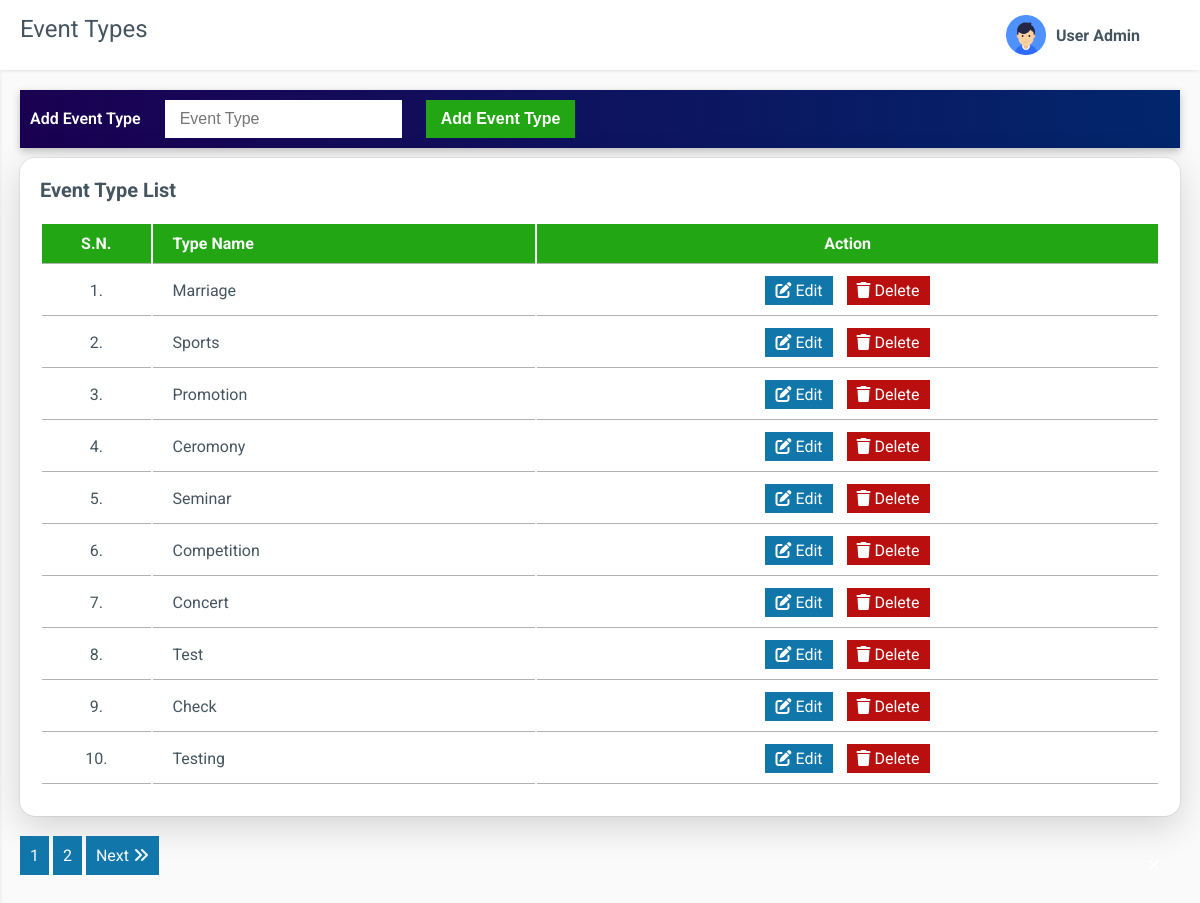
The page /admin/eventype.php (signed in) on the database its author committed.
### tables this page shows
CREATE TABLE `tbl_types` (
  `type_id` int(11) NOT NULL,
  `name` varchar(255) NOT NULL
);

### admin/eventype.php (the view, shortened to what this page needs)
<?php
require_once('header.php');
require_once('sidebar.php');
?>
<div class="main">
        <div class="main-header">
            <div class="main-title">
                Event Types
            </div>
            <?php
            require_once('profile.php');
            ?>
        </div>
        <div class="main-content">
            <div class="row">
                <div class="col-12">
                    <div class="box" id="top-row">
                    <div class="add-form">
                            <div class="form">
                                <form action="" method="post">
                                    <label for="addform">Add Event Type</label>
                                    <input type="text" name="addType" placeholder="Event Type">
                                    <input type="button" name="addType" id="btn" value="Add Event Type">
                                </form>
                            </div>
                        </div>
                    </div>
                    <div class="box">
                        <div class="box-header">
                            Event Type List
                        </div>
                        <div class="box-body overflow-scroll">
                        <?php
                            $recordsPerPage = 10;
                            if (isset($_GET['page']) && is_numeric($_GET['page'])) {
                                $currentPage = $_GET['page'];
                            } else {
                                $currentPage = 1;
                            }
                            $offset = ($currentPage - 1) * $recordsPerPage;
                            $sqlCount = "SELECT COUNT(*) as total FROM tbl_types";
                            $resultCount = mysqli_query($conn, $sqlCount);
                            $totalRecords = mysqli_fetch_assoc($resultCount)['total'];
                            $totalPages = ceil($totalRecords / $recordsPerPage);
                            $sql = "SELECT * FROM tbl_types LIMIT $offset, $recordsPerPage";
                            $result = mysqli_query($conn, $sql);
                        ?>
                            <table>
                                <thead>
                                    <tr>
                                        <th class="center">S.N.</th>
                                        <th class="left">Type Name</th>
                                        <th class="center">Action</th>
                                    </tr>
                                </thead>
                                <tbody>
                                    <?php
                                    $serialNumber = $offset + 1;
                                    if ($result !== false) {
                                        while ($row = mysqli_fetch_assoc($result)) {
                                            ?>
                                            <tr>
                                                <td class="center"><?php echo $serialNumber; ?>.</td>
                                                <td class="left"><?php echo $row['name']; ?></td>
                                                <td class="center">
                                                    <a class="edit" href="#"><span><i class="fa-solid fa-pen-to-square"></i> Edit</span></a>
                                                    <a class="delete" ><span><i class="fa-solid fa-trash"></i> Delete</span></a>
                                                    </td>
                                            </tr>
                                            <?php
                                            $serialNumber++;
                                        }
                                    }
                                    ?>
                                </tbody>
                            </table>
                        </div>
                    </div>
                    <div class="pagination">
                                <?php for ($i = 1; $i <= $totalPages; $i++): ?>
                                    <a href="?page=<?php echo $i; ?>"><?php echo $i; ?></a>
                                <?php endfor; ?>
                                <?php if ($currentPage < $totalPages): ?>
                                    <a href="?page=<?php echo ($currentPage + 1); ?>">Next <i class="fa-solid fa-angles-right"></i></a>
                                <?php endif; ?>
                            </div>
                </div>
            </div>
        </div>
</div>
<?php
require_once('footer.php');
?>

### admin/css/app.css (style rules this page uses)
:root { --body-bg: #fafafb; --box-bg: #ffffff; --main-color: #a10e55; --btn-edit: #1177aa; --btn-view: #06b47d; --btn-delete: #b90f0f; --text-color: #455560; --tbl-thead: #1A0051; --text-second-color: #72849ab3; --sidebar-color: #061945b3; --sidebar-active-color: #ffffff; --sidebar-hover-color: #ffffff; --sidebar-background-color: #22a613; --success-color: #d4edda; --success-color-border: #28a745; --danger-color: #f8d7da; --border-color: #b1b1b1; --menu-item-active-bg: rgba(201, 247, 62, 0.1); --gradient-bg:linear-gradient(to right, #02266C , #1A0051); --inversegradient-bg:linear-gradient(to right, #1A0051, #02266C ); --box-border-radius: 15px; --sidebar-size: 300px; --sidebar-logo-img-size: 45px; --sidebar-logo-size: 80px; --profile-image-size: 45px; --main-header-height: 80px; --shadow: 0 1px 4px -1px rgb(0 0 0 / 15%); }
* { padding: 0; margin: 0; box-sizing: border-box; }
body { font-family: "Roboto", sans-serif; background-color: var(--body-bg); color: var(--text-color); position: relative; }
a { text-decoration: none; color: unset; display: inline-block; }
.main { padding-left: var(--sidebar-size); display: block; margin: 0; }
.main-header { display: flex; width: 100%; justify-content: space-between; padding: 15px 20px; background-color: var(--box-bg); box-shadow: var(--shadow); position: sticky; top: 0; z-index: 100; }
.main-title { text-transform: capitalize; font-size: 1.5rem; }
.main-content { padding: 10px 20px; height: calc(100vh - var(--main-header-height)); overflow-y: auto; }
.box { background-color: var(--box-bg); padding: 20px 20px 10px 20px; border: none; border-radius: var(--box-border-radius); margin: 10px 0px; box-shadow: rgba(0, 0, 0, 0.16) 0px 10px 36px 0px, rgba(0, 0, 0, 0.06) 0px 0px 0px 1px; }
#top-row { padding: 0px; box-shadow: rgba(0, 0, 0, 0.24) 0px 3px 8px; border-radius: 0px; border: none; }
.box-header { text-transform: capitalize; font-size: 1.25rem; font-weight: 700; }
.box-body { padding: 20px 0; }
table { width: 100%; min-width: 1000px; }
table thead { background: var(--sidebar-background-color); color: var(--body-bg); border: 1px solid var(--border-color); }
table thead tr { text-align: left; }
table th, table td { padding: 10px 0; border-bottom: 1px solid var(--border-color); }
table td a { color: #fff; padding: 5px 10px; border: none; cursor: pointer; margin: 0px 5px; background-color: var(--btn-view); }
table td .edit { background: var(--btn-edit); }
table td .delete { background-color: var(--btn-delete); }
table thead .center, table tbody .center { text-align: center; }
table thead .left, table tbody .left { padding-left: 20px; text-transform: capitalize; }
.overflow-scroll { overflow-y: auto; }
.pagination { margin-top: 20px; }
.pagination a { padding: 10px; background: var(--btn-edit); color: var(--body-bg); }
@media only screen and (max-width: 1280px) { .main { padding-left: 0; } }

### admin/css/grid.css (style rules this page uses)
.row { display: flex; flex-wrap: wrap; margin: 0 -15px; }
[class*="col-"] { padding: 0 15px; margin-bottom: 20px; }
.col-12 { width: 100%; }

### admin/eventype.php (style rules this page uses)
.add-form { display: flex; background-image: linear-gradient(to right, #1A0051, #02266C );; margin: 10px 0px; }
.add-form .form { color: #fff; padding: 10px; justify-content: flex-end; }
.add-form .form form label { font-size: 1rem; font-weight: 600; }
.add-form .form form input { padding: 10px 15px; font-size: 1rem; border: none; margin-left: 20px; }
.add-form .form form #btn { padding: 10px 15px; font-size: 1rem; background-color: #22a613; border: none; color: #fff; font-weight: 600; cursor: pointer; transition: ease 0.5s; }

### rows shown on the page
tbl_types: name "Marriage"
tbl_types: name "Sports"
tbl_types: name "Promotion"
tbl_types: name "Ceromony"
tbl_types: name "Seminar"
tbl_types: name "Competition"
tbl_types: name "Concert"
tbl_types: name "Test"
tbl_types: name "Check"
tbl_types: name "Testing"
